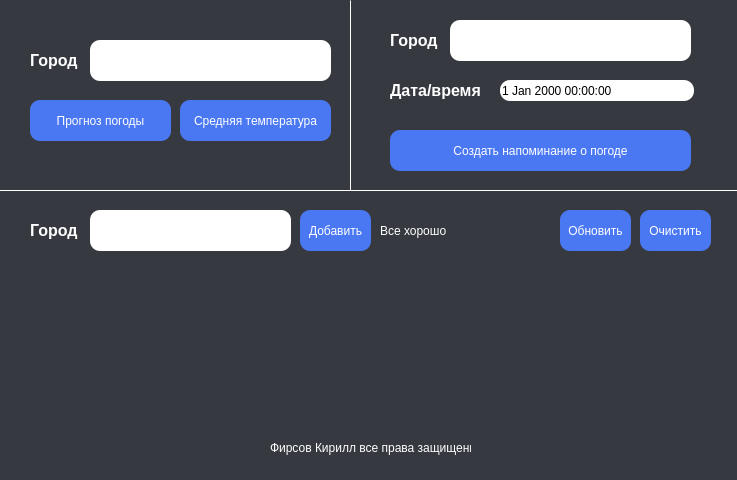
<?xml version="1.0" encoding="UTF-8"?>
<ui version="4.0">
 <class>MainWindow</class>
 <widget class="QMainWindow" name="MainWindow">
  <property name="geometry">
   <rect>
    <x>0</x>
    <y>0</y>
    <width>737</width>
    <height>480</height>
   </rect>
  </property>
  <property name="minimumSize">
   <size>
    <width>737</width>
    <height>480</height>
   </size>
  </property>
  <property name="maximumSize">
   <size>
    <width>737</width>
    <height>480</height>
   </size>
  </property>
  <property name="font">
   <font>
    <pointsize>12</pointsize>
    <weight>75</weight>
    <bold>true</bold>
   </font>
  </property>
  <property name="windowTitle">
   <string> </string>
  </property>
  <property name="windowIcon">
   <iconset>
    <normaloff>../img/icon.png</normaloff>../img/icon.png</iconset>
  </property>
  <property name="styleSheet">
   <string notr="true">background-color: #36393F;</string>
  </property>
  <widget class="QWidget" name="centralwidget">
   <widget class="QPushButton" name="add_btn">
    <property name="geometry">
     <rect>
      <x>300</x>
      <y>210</y>
      <width>71</width>
      <height>41</height>
     </rect>
    </property>
    <property name="font">
     <font>
      <pointsize>-1</pointsize>
      <underline>false</underline>
      <strikeout>false</strikeout>
     </font>
    </property>
    <property name="styleSheet">
     <string notr="true">QPushButton{
	font-size: 12px;
	color: #fff;
	background: #4A77F2;
	text-decoration: none;
	border-radius: 10px;
	transition: .5s;
}
QPushButton:hover{
	color: #4A77F2;
	background: #FFF;
}
QPushButton:pressed{
	background: #CCCCCC;
  	box-shadow: 0 3px rgb(33,147,90) inset;
	
}</string>
    </property>
    <property name="text">
     <string>Добавить</string>
    </property>
   </widget>
   <widget class="QLabel" name="label_3">
    <property name="geometry">
     <rect>
      <x>270</x>
      <y>440</y>
      <width>201</width>
      <height>16</height>
     </rect>
    </property>
    <property name="styleSheet">
     <string notr="true">color: #fff;</string>
    </property>
    <property name="text">
     <string>Фирсов Кирилл все права защищены©</string>
    </property>
   </widget>
   <widget class="QLineEdit" name="name_city">
    <property name="geometry">
     <rect>
      <x>90</x>
      <y>210</y>
      <width>201</width>
      <height>41</height>
     </rect>
    </property>
    <property name="styleSheet">
     <string notr="true">QLineEdit {
	display: flex;
	position: absolute;
	background-color: #fff;
	height: 40px;
	border-radius: 10px;
	padding: 10px;

	border: none;
	outline: none;
	font-size: 16px;
	color: #36393F;
	transition: .4s;
	line-height: 40px;
	width: 0;
}</string>
    </property>
   </widget>
   <widget class="QLabel" name="label_5">
    <property name="geometry">
     <rect>
      <x>30</x>
      <y>220</y>
      <width>51</width>
      <height>21</height>
     </rect>
    </property>
    <property name="font">
     <font>
      <pointsize>12</pointsize>
      <weight>75</weight>
      <bold>true</bold>
     </font>
    </property>
    <property name="styleSheet">
     <string notr="true">color: #FFFFFF;</string>
    </property>
    <property name="text">
     <string>Город</string>
    </property>
   </widget>
   <widget class="QLabel" name="label_2">
    <property name="geometry">
     <rect>
      <x>380</x>
      <y>220</y>
      <width>171</width>
      <height>21</height>
     </rect>
    </property>
    <property name="styleSheet">
     <string notr="true">color: #fff;</string>
    </property>
    <property name="text">
     <string>Все хорошо</string>
    </property>
   </widget>
   <widget class="QPushButton" name="update_btn">
    <property name="geometry">
     <rect>
      <x>560</x>
      <y>210</y>
      <width>71</width>
      <height>41</height>
     </rect>
    </property>
    <property name="font">
     <font>
      <pointsize>-1</pointsize>
      <underline>false</underline>
      <strikeout>false</strikeout>
     </font>
    </property>
    <property name="styleSheet">
     <string notr="true">QPushButton{
	font-size: 12px;
	color: #fff;
	background: #4A77F2;
	text-decoration: none;
	border-radius: 10px;
	transition: .5s;
}
QPushButton:hover{
	color: #4A77F2;
	background: #FFF;
}
QPushButton:pressed{
	background: #CCCCCC;
  	box-shadow: 0 3px rgb(33,147,90) inset;
	
}</string>
    </property>
    <property name="text">
     <string>Обновить</string>
    </property>
   </widget>
   <widget class="QPushButton" name="clear_btn">
    <property name="geometry">
     <rect>
      <x>640</x>
      <y>210</y>
      <width>71</width>
      <height>41</height>
     </rect>
    </property>
    <property name="font">
     <font>
      <pointsize>-1</pointsize>
      <underline>false</underline>
      <strikeout>false</strikeout>
     </font>
    </property>
    <property name="styleSheet">
     <string notr="true">QPushButton{
	font-size: 12px;
	color: #fff;
	background: #4A77F2;
	text-decoration: none;
	border-radius: 10px;
	transition: .5s;
}
QPushButton:hover{
	color: #fff;
	background: red;
}
QPushButton:pressed{
	background: #CCCCCC;
  	box-shadow: 0 3px rgb(33,147,90) inset;
	
}</string>
    </property>
    <property name="text">
     <string>Очистить</string>
    </property>
   </widget>
   <widget class="QLabel" name="city_1">
    <property name="geometry">
     <rect>
      <x>30</x>
      <y>270</y>
      <width>181</width>
      <height>21</height>
     </rect>
    </property>
    <property name="font">
     <font>
      <pointsize>15</pointsize>
      <weight>75</weight>
      <bold>true</bold>
     </font>
    </property>
    <property name="layoutDirection">
     <enum>Qt::LeftToRight</enum>
    </property>
    <property name="styleSheet">
     <string notr="true">color: #FFFFFF;</string>
    </property>
    <property name="text">
     <string/>
    </property>
    <property name="alignment">
     <set>Qt::AlignCenter</set>
    </property>
   </widget>
   <widget class="QLabel" name="status_1">
    <property name="geometry">
     <rect>
      <x>90</x>
      <y>330</y>
      <width>50</width>
      <height>50</height>
     </rect>
    </property>
    <property name="styleSheet">
     <string notr="true"/>
    </property>
    <property name="text">
     <string/>
    </property>
    <property name="pixmap">
     <pixmap>../../../Users/Кирилл/Desktop/temp_good.png</pixmap>
    </property>
   </widget>
   <widget class="QLabel" name="temp_1">
    <property name="geometry">
     <rect>
      <x>80</x>
      <y>300</y>
      <width>61</width>
      <height>21</height>
     </rect>
    </property>
    <property name="font">
     <font>
      <pointsize>15</pointsize>
      <weight>75</weight>
      <bold>true</bold>
     </font>
    </property>
    <property name="styleSheet">
     <string notr="true">color: #FFFFFF;</string>
    </property>
    <property name="text">
     <string/>
    </property>
   </widget>
   <widget class="QLabel" name="city_2">
    <property name="geometry">
     <rect>
      <x>280</x>
      <y>270</y>
      <width>181</width>
      <height>21</height>
     </rect>
    </property>
    <property name="font">
     <font>
      <pointsize>15</pointsize>
      <weight>75</weight>
      <bold>true</bold>
     </font>
    </property>
    <property name="styleSheet">
     <string notr="true">color: #FFFFFF;</string>
    </property>
    <property name="text">
     <string/>
    </property>
    <property name="alignment">
     <set>Qt::AlignCenter</set>
    </property>
   </widget>
   <widget class="QLabel" name="temp_2">
    <property name="geometry">
     <rect>
      <x>330</x>
      <y>300</y>
      <width>61</width>
      <height>21</height>
     </rect>
    </property>
    <property name="font">
     <font>
      <pointsize>15</pointsize>
      <weight>75</weight>
      <bold>true</bold>
     </font>
    </property>
    <property name="styleSheet">
     <string notr="true">color: #FFFFFF;</string>
    </property>
    <property name="text">
     <string/>
    </property>
   </widget>
   <widget class="QLabel" name="status_2">
    <property name="geometry">
     <rect>
      <x>340</x>
      <y>330</y>
      <width>50</width>
      <height>50</height>
     </rect>
    </property>
    <property name="styleSheet">
     <string notr="true"/>
    </property>
    <property name="text">
     <string/>
    </property>
    <property name="pixmap">
     <pixmap>../../../Users/Кирилл/Desktop/temp_not_good.png</pixmap>
    </property>
   </widget>
   <widget class="QLabel" name="city_3">
    <property name="geometry">
     <rect>
      <x>530</x>
      <y>270</y>
      <width>181</width>
      <height>21</height>
     </rect>
    </property>
    <property name="font">
     <font>
      <pointsize>15</pointsize>
      <weight>75</weight>
      <bold>true</bold>
     </font>
    </property>
    <property name="styleSheet">
     <string notr="true">color: #FFFFFF;</string>
    </property>
    <property name="text">
     <string/>
    </property>
    <property name="alignment">
     <set>Qt::AlignCenter</set>
    </property>
   </widget>
   <widget class="QLabel" name="temp_3">
    <property name="geometry">
     <rect>
      <x>580</x>
      <y>300</y>
      <width>61</width>
      <height>21</height>
     </rect>
    </property>
    <property name="font">
     <font>
      <pointsize>15</pointsize>
      <weight>75</weight>
      <bold>true</bold>
     </font>
    </property>
    <property name="styleSheet">
     <string notr="true">color: #FFFFFF;</string>
    </property>
    <property name="text">
     <string/>
    </property>
   </widget>
   <widget class="QLabel" name="status_3">
    <property name="geometry">
     <rect>
      <x>590</x>
      <y>330</y>
      <width>50</width>
      <height>50</height>
     </rect>
    </property>
    <property name="styleSheet">
     <string notr="true"/>
    </property>
    <property name="text">
     <string/>
    </property>
    <property name="pixmap">
     <pixmap>../../../Users/Кирилл/Desktop/temp_super_not_good.png</pixmap>
    </property>
   </widget>
   <widget class="QPushButton" name="forecast_btn_3">
    <property name="geometry">
     <rect>
      <x>30</x>
      <y>100</y>
      <width>141</width>
      <height>41</height>
     </rect>
    </property>
    <property name="font">
     <font>
      <pointsize>-1</pointsize>
      <underline>false</underline>
      <strikeout>false</strikeout>
     </font>
    </property>
    <property name="styleSheet">
     <string notr="true">QPushButton{
	font-size: 12px;
	color: #fff;
	background: #4A77F2;
	text-decoration: none;
	border-radius: 10px;
	transition: .5s;
}
QPushButton:hover{
	color: #4A77F2;
	background: #FFF;
}
QPushButton:pressed{
	background: #CCCCCC;
  	box-shadow: 0 3px rgb(33,147,90) inset;
	
}</string>
    </property>
    <property name="text">
     <string>Прогноз погоды</string>
    </property>
   </widget>
   <widget class="QPushButton" name="average_btn">
    <property name="geometry">
     <rect>
      <x>180</x>
      <y>100</y>
      <width>151</width>
      <height>41</height>
     </rect>
    </property>
    <property name="font">
     <font>
      <pointsize>-1</pointsize>
      <underline>false</underline>
      <strikeout>false</strikeout>
     </font>
    </property>
    <property name="styleSheet">
     <string notr="true">QPushButton{
	font-size: 12px;
	color: #fff;
	background: #4A77F2;
	text-decoration: none;
	border-radius: 10px;
	transition: .5s;
}
QPushButton:hover{
	color: #4A77F2;
	background: #FFF;
}
QPushButton:pressed{
	background: #CCCCCC;
  	box-shadow: 0 3px rgb(33,147,90) inset;
	
}</string>
    </property>
    <property name="text">
     <string>Средняя температура</string>
    </property>
   </widget>
   <widget class="QLineEdit" name="name_city_2">
    <property name="geometry">
     <rect>
      <x>90</x>
      <y>40</y>
      <width>241</width>
      <height>41</height>
     </rect>
    </property>
    <property name="styleSheet">
     <string notr="true">QLineEdit {
	display: flex;
	position: absolute;
	background-color: #fff;
	height: 40px;
	border-radius: 10px;
	padding: 10px;

	border: none;
	outline: none;
	font-size: 16px;
	color: #36393F;
	transition: .4s;
	line-height: 40px;
	width: 0;
}</string>
    </property>
   </widget>
   <widget class="QLabel" name="label_6">
    <property name="geometry">
     <rect>
      <x>30</x>
      <y>50</y>
      <width>51</width>
      <height>21</height>
     </rect>
    </property>
    <property name="font">
     <font>
      <pointsize>12</pointsize>
      <weight>75</weight>
      <bold>true</bold>
     </font>
    </property>
    <property name="styleSheet">
     <string notr="true">color: #FFFFFF;</string>
    </property>
    <property name="text">
     <string>Город</string>
    </property>
   </widget>
   <widget class="Line" name="line">
    <property name="geometry">
     <rect>
      <x>350</x>
      <y>0</y>
      <width>1</width>
      <height>191</height>
     </rect>
    </property>
    <property name="styleSheet">
     <string notr="true">background-color: #fff;</string>
    </property>
    <property name="orientation">
     <enum>Qt::Vertical</enum>
    </property>
   </widget>
   <widget class="Line" name="line_2">
    <property name="geometry">
     <rect>
      <x>0</x>
      <y>190</y>
      <width>800</width>
      <height>1</height>
     </rect>
    </property>
    <property name="styleSheet">
     <string notr="true">background-color: #fff;</string>
    </property>
    <property name="orientation">
     <enum>Qt::Horizontal</enum>
    </property>
   </widget>
   <widget class="QPushButton" name="notification_btn">
    <property name="geometry">
     <rect>
      <x>390</x>
      <y>130</y>
      <width>301</width>
      <height>41</height>
     </rect>
    </property>
    <property name="font">
     <font>
      <pointsize>-1</pointsize>
      <underline>false</underline>
      <strikeout>false</strikeout>
     </font>
    </property>
    <property name="styleSheet">
     <string notr="true">QPushButton{
	font-size: 12px;
	color: #fff;
	background: #4A77F2;
	text-decoration: none;
	border-radius: 10px;
	transition: .5s;
}
QPushButton:hover{
	color: #4A77F2;
	background: #FFF;
}
QPushButton:pressed{
	background: #CCCCCC;
  	box-shadow: 0 3px rgb(33,147,90) inset;
	
}</string>
    </property>
    <property name="text">
     <string>Создать напоминание о погоде</string>
    </property>
   </widget>
   <widget class="QLineEdit" name="name_city_3">
    <property name="geometry">
     <rect>
      <x>450</x>
      <y>20</y>
      <width>241</width>
      <height>41</height>
     </rect>
    </property>
    <property name="styleSheet">
     <string notr="true">QLineEdit {
	display: flex;
	position: absolute;
	background-color: #fff;
	height: 40px;
	border-radius: 10px;
	padding: 10px;

	border: none;
	outline: none;
	font-size: 16px;
	color: #36393F;
	transition: .4s;
	line-height: 40px;
	width: 0;
}</string>
    </property>
   </widget>
   <widget class="QLabel" name="label_7">
    <property name="geometry">
     <rect>
      <x>390</x>
      <y>30</y>
      <width>51</width>
      <height>21</height>
     </rect>
    </property>
    <property name="font">
     <font>
      <pointsize>12</pointsize>
      <weight>75</weight>
      <bold>true</bold>
     </font>
    </property>
    <property name="styleSheet">
     <string notr="true">color: #FFFFFF;</string>
    </property>
    <property name="text">
     <string>Город</string>
    </property>
   </widget>
   <widget class="QLabel" name="label_8">
    <property name="geometry">
     <rect>
      <x>390</x>
      <y>80</y>
      <width>101</width>
      <height>21</height>
     </rect>
    </property>
    <property name="font">
     <font>
      <pointsize>12</pointsize>
      <weight>75</weight>
      <bold>true</bold>
     </font>
    </property>
    <property name="styleSheet">
     <string notr="true">color: #FFFFFF;</string>
    </property>
    <property name="text">
     <string>Дата/время</string>
    </property>
   </widget>
   <widget class="QDateTimeEdit" name="dateTimeEdit">
    <property name="geometry">
     <rect>
      <x>500</x>
      <y>80</y>
      <width>194</width>
      <height>21</height>
     </rect>
    </property>
    <property name="font">
     <font>
      <kerning>true</kerning>
     </font>
    </property>
    <property name="styleSheet">
     <string notr="true">background-color: #fff; border: none; outline: none; border-radius: 10px;</string>
    </property>
    <property name="wrapping">
     <bool>false</bool>
    </property>
    <property name="frame">
     <bool>false</bool>
    </property>
    <property name="buttonSymbols">
     <enum>QAbstractSpinBox::NoButtons</enum>
    </property>
    <property name="correctionMode">
     <enum>QAbstractSpinBox::CorrectToPreviousValue</enum>
    </property>
    <property name="keyboardTracking">
     <bool>true</bool>
    </property>
   </widget>
  </widget>
  <action name="actionmain">
   <property name="text">
    <string>main</string>
   </property>
  </action>
 </widget>
 <resources/>
 <connections/>
</ui>
